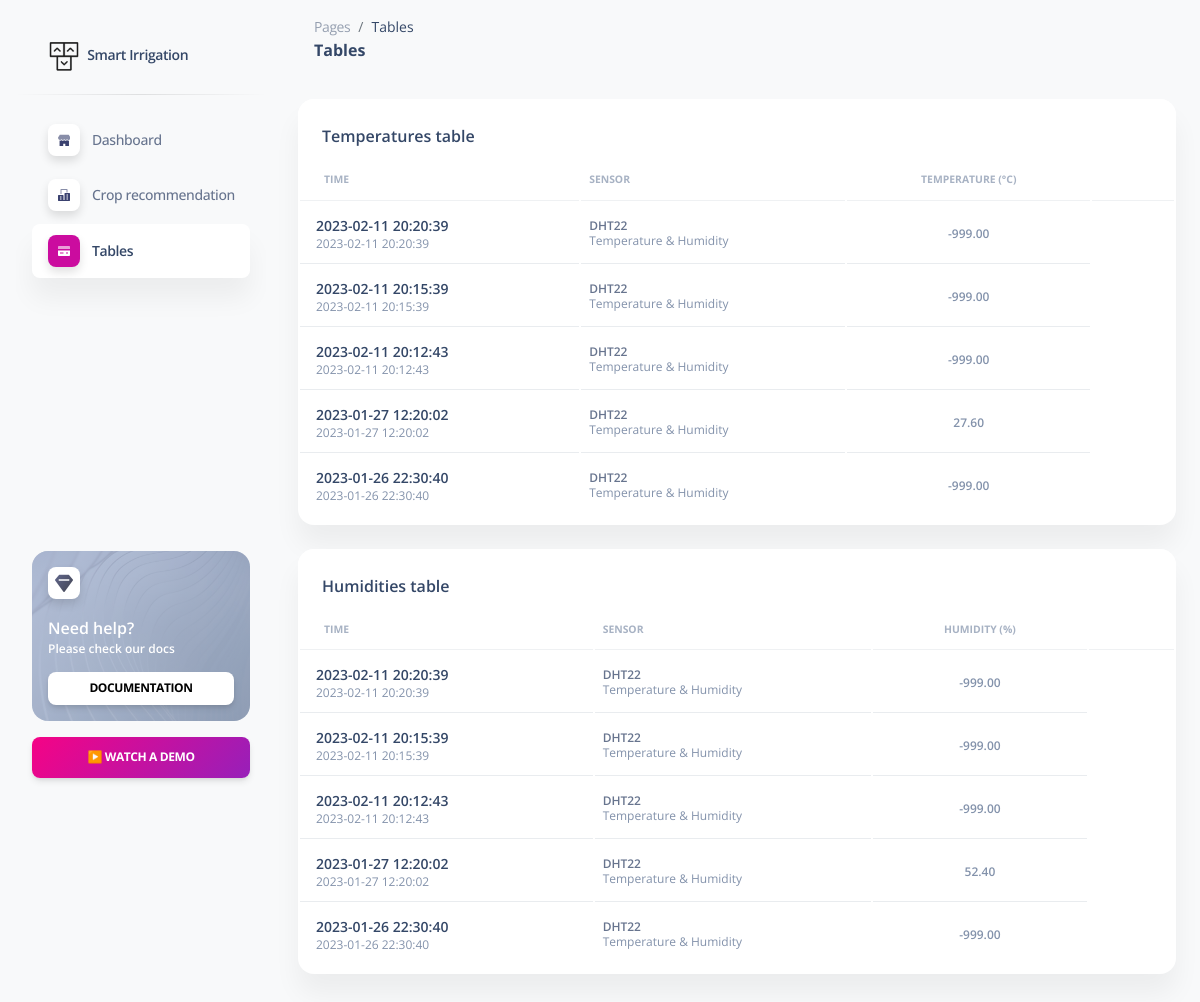
Before: /home/tables with the older database file.
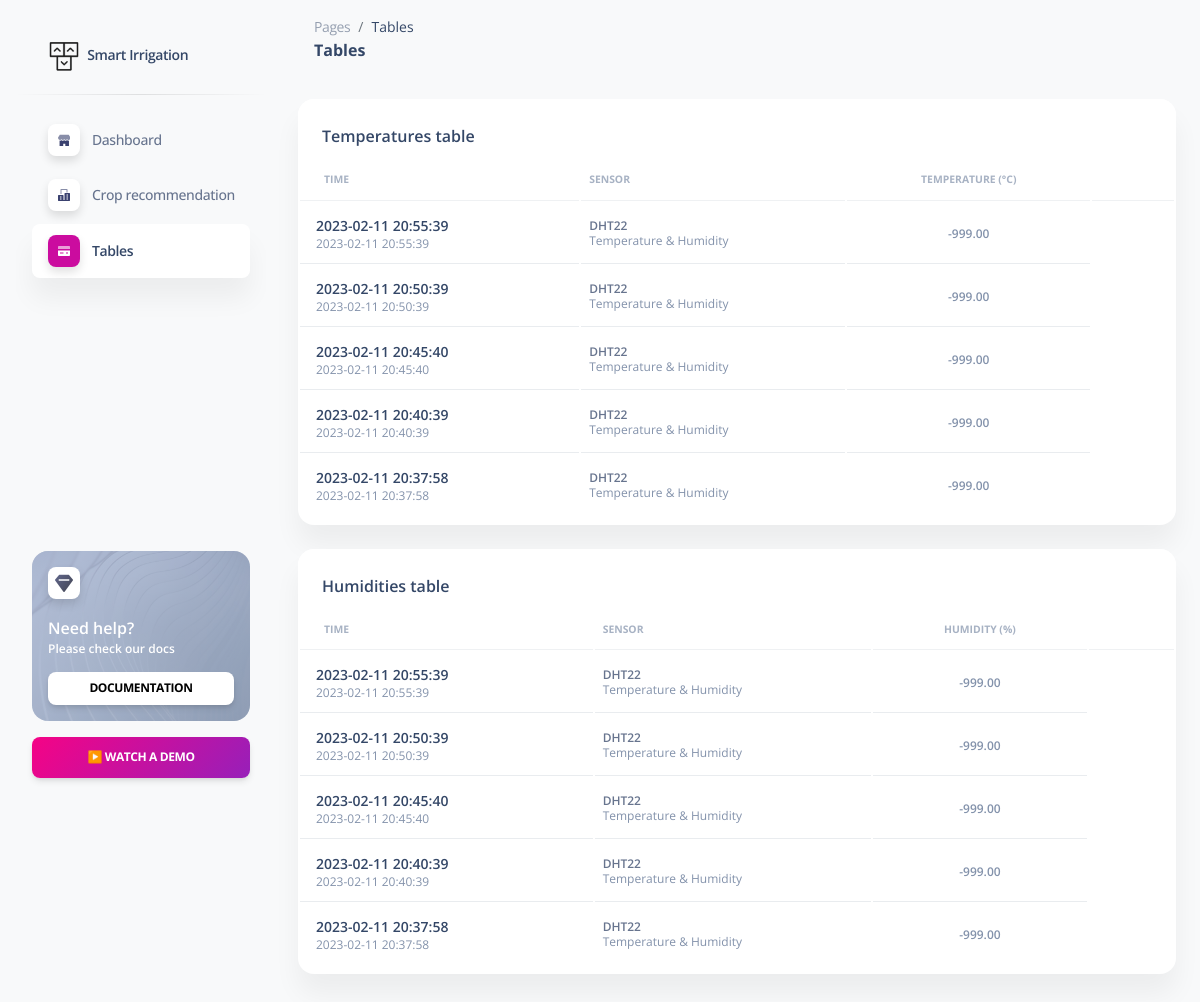
After: the same page with the newer database file.
### tables this page shows
CREATE TABLE temperatures (rDatetime datetime, sensorID text, temp numeric);

CREATE TABLE humidities (rDatetime datetime, sensorID text, hum numeric);

### app.py (the view)
@app.route("/home/tables")
def tables():
    import sqlite3
    conn=sqlite3.connect('/var/www/major_project/app.db')
    curs=conn.cursor()
    curs.execute("SELECT * FROM temperatures ORDER BY rDatetime DESC LIMIT 5")
    temperatures = curs.fetchall()
    curs.execute("SELECT * FROM humidities ORDER BY rDatetime DESC LIMIT 5")
    humidities = curs.fetchall()
    conn.close()
    return render_template("tables.html",temp=temperatures,hum=humidities)

### templates/tables.html (shortened to what the changed rows need)
<!DOCTYPE html>
<html lang="en">
  <head>
    <link href="/static/assets/css/nucleo-icons.css" rel="stylesheet" />
    <link href="/static/assets/css/nucleo-svg.css" rel="stylesheet" />
    <link href="/static/assets/css/nucleo-svg.css" rel="stylesheet" />
    <link
      id="pagestyle"
      href="/static/assets/css/soft-ui-dashboard.css?v=1.0.7"
      rel="stylesheet"
    />
  </head>
  <body class="g-sidenav-show bg-gray-100">
    <main
      class="main-content position-relative max-height-vh-100 h-100 border-radius-lg"
    >
      <div class="container-fluid py-4">
        <div class="row">
          <div class="col-12">
            <div class="card mb-4">
              <div class="card-body px-0 pt-0 pb-2">
                <div class="table-responsive p-0">
                  <table class="table align-items-center mb-0">
                    <thead>
                      <tr>
                        <th
                          class="text-uppercase text-secondary text-xxs font-weight-bolder opacity-7"
                        >
                          Time
                        </th>
                        <th
                          class="text-uppercase text-secondary text-xxs font-weight-bolder opacity-7 ps-2"
                        >
                          Sensor
                        </th>
                        <th
                          class="text-center text-uppercase text-secondary text-xxs font-weight-bolder opacity-7"
                        >
                          Temperature (°C)
                        </th>
                        <th class="text-secondary opacity-7"></th>
                      </tr>
                    </thead>
                    <tbody>
                        {% for row in temp %}
                        <tr>
                        <td>
                          <div class="d-flex px-2 py-1">
                            <div
                              class="d-flex flex-column justify-content-center"
                            >
                              <h6 class="mb-0 text-sm">{{row[0]}}</h6>
                              <p class="text-xs text-secondary mb-0">
                                {{row[0]}}
                              </p>
                            </div>
                          </div>
                        </td>
                        <td>
                          {% if row[1] == "1" %}
                            <p class="text-xs font-weight-bold mb-0">DHT22</p>
                            <p class="text-xs text-secondary mb-0">
                                Temperature & Humidity
                            </p>
                          {% elif row[1] == "2" %}
                            <p class="text-xs font-weight-bold mb-0">Soil</p>
                            <p class="text-xs text-secondary mb-0">
                                Moisture sensor
                            </p>
                          {% else %}
                            <p class="text-xs font-weight-bold mb-0">Unknown</p>
                            <p class="text-xs text-secondary mb-0">
                                Unknown
                            </p>
                          {% endif %}
                        </td>
                        <td class="align-middle text-center">
                          <span class="text-secondary text-xs font-weight-bold"
                            >{{'%0.2f'|format(row[2])}}</span
                          >
                        </td>
                      </tr>
                      {% endfor %}
                    </tbody>
                  </table>
                </div>
              </div>
            </div>
          </div>
        </div>
        <div class="row">
          <div class="col-12">
            <div class="card mb-4">
              <div class="card-body px-0 pt-0 pb-2">
                <div class="table-responsive p-0">
                  <table class="table align-items-center mb-0">
                    <thead>
                      <tr>
                        <th
                          class="text-uppercase text-secondary text-xxs font-weight-bolder opacity-7"
                        >
                          Time
                        </th>
                        <th
                          class="text-uppercase text-secondary text-xxs font-weight-bolder opacity-7 ps-2"
                        >
                          Sensor
                        </th>
                        <th
                          class="text-center text-uppercase text-secondary text-xxs font-weight-bolder opacity-7"
                        >
                          Humidity (%)
                        </th>
                        <th class="text-secondary opacity-7"></th>
                      </tr>
                    </thead>
                    <tbody>
                        {% for row in hum %}
                        <tr>
                        <td>
                          <div class="d-flex px-2 py-1">
                            <div
                              class="d-flex flex-column justify-content-center"
                            >
                              <h6 class="mb-0 text-sm">{{row[0]}}</h6>
                              <p class="text-xs text-secondary mb-0">
                                {{row[0]}}
                              </p>
                            </div>
                          </div>
                        </td>
                        <td>
                          {% if row[1] == "1" %}
                            <p class="text-xs font-weight-bold mb-0">DHT22</p>
                            <p class="text-xs text-secondary mb-0">
                                Temperature & Humidity
                            </p>
                          {% elif row[1] == "2" %}
                            <p class="text-xs font-weight-bold mb-0">Soil</p>
                            <p class="text-xs text-secondary mb-0">
                                Moisture sensor
                            </p>
                          {% else %}
                            <p class="text-xs font-weight-bold mb-0">Unknown</p>
                            <p class="text-xs text-secondary mb-0">
                                Unknown
                            </p>
                          {% endif %}
                        </td>
                        <td class="align-middle text-center">
                          <span class="text-secondary text-xs font-weight-bold"
                            >{{'%0.2f'|format(row[2])}}</span
                          >
                        </td>
                      </tr>
                      {% endfor %}
                    </tbody>
                  </table>
                </div>
              </div>
            </div>
          </div>
        </div>
      </div>
    </main>
  </body>
</html>

Changed rows visible on the page:
no longer on this page (row unchanged): temperatures: rDatetime "2023-02-11 20:20:39", sensorID "DHT22", temp "-999.00"
no longer on this page (row unchanged): temperatures: rDatetime "2023-02-11 20:15:39", sensorID "DHT22", temp "-999.00"
no longer on this page (row unchanged): temperatures: rDatetime "2023-02-11 20:12:43", sensorID "DHT22", temp "-999.00"
no longer on this page (row unchanged): temperatures: rDatetime "2023-01-27 12:20:02", sensorID "DHT22", temp "27.60"
no longer on this page (row unchanged): temperatures: rDatetime "2023-01-26 22:30:40", sensorID "DHT22", temp "-999.00"
no longer on this page (row unchanged): humidities: rDatetime "2023-02-11 20:20:39", sensorID "DHT22", hum "-999.00"
no longer on this page (row unchanged): humidities: rDatetime "2023-02-11 20:15:39", sensorID "DHT22", hum "-999.00"
no longer on this page (row unchanged): humidities: rDatetime "2023-02-11 20:12:43", sensorID "DHT22", hum "-999.00"
no longer on this page (row unchanged): humidities: rDatetime "2023-01-27 12:20:02", sensorID "DHT22", hum "52.40"
no longer on this page (row unchanged): humidities: rDatetime "2023-01-26 22:30:40", sensorID "DHT22", hum "-999.00"
added temperatures: rDatetime "2023-02-11 20:55:39", sensorID "DHT22", temp "-999.00"
added temperatures: rDatetime "2023-02-11 20:50:39", sensorID "DHT22", temp "-999.00"
added temperatures: rDatetime "2023-02-11 20:45:40", sensorID "DHT22", temp "-999.00"
added temperatures: rDatetime "2023-02-11 20:40:39", sensorID "DHT22", temp "-999.00"
added temperatures: rDatetime "2023-02-11 20:37:58", sensorID "DHT22", temp "-999.00"
added humidities: rDatetime "2023-02-11 20:55:39", sensorID "DHT22", hum "-999.00"
added humidities: rDatetime "2023-02-11 20:50:39", sensorID "DHT22", hum "-999.00"
added humidities: rDatetime "2023-02-11 20:45:40", sensorID "DHT22", hum "-999.00"
added humidities: rDatetime "2023-02-11 20:40:39", sensorID "DHT22", hum "-999.00"
added humidities: rDatetime "2023-02-11 20:37:58", sensorID "DHT22", hum "-999.00"
